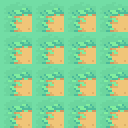

This game map was drawn from its Tiled (.tmx) file and the tilesets committed beside it. A one-line description and the full map source follow:
An orthogonal 4x4 tile map with 32x32 px tiles, 2 tile layers (Ground, TallGrass), 1 hidden layer not drawn and 7 objects (Start, ToOther, Guide, RouteSign, Potion, ...).

<map version="1.10" tiledversion="1.10.2" orientation="orthogonal" renderorder="right-down" width="4" height="4" tilewidth="32" tileheight="32" infinite="0" nextlayerid="11" nextobjectid="8">
 <properties>
  <property name="pa_schema_version" type="int" value="1" />
  <property name="map_id" value="phase2a_test_map" />
  <property name="map_display_name" value="Phase 2A Test Map" />
  <property name="region_id" value="test" />
  <property name="region_name" value="Test Region" />
  <property name="location_id" value="test.phase2a" />
  <property name="location_name" value="Phase 2A" />
  <property name="music_track_id" value="overworld.kanto.route.1" />
  <property name="default_spawn" value="Start" />
 </properties>
 <tileset firstgid="1" name="floors" tilewidth="32" tileheight="32" tilecount="30" columns="5">
  <image source="../../../assets/tilesets/fiver/tiles_env2_floors32.png" width="160" height="192" />
 </tileset>
 <layer id="1" name="Ground" width="4" height="4">
  <data encoding="csv">
1,1,1,1,
1,1,1,1,
1,1,1,1,
1,1,1,1
  </data>
 </layer>
 <layer id="2" name="Collision" width="4" height="4" visible="0">
  <data encoding="csv">
0,0,0,0,
0,0,1,0,
0,0,0,0,
0,0,0,0
  </data>
 </layer>
 <layer id="3" name="TallGrass" width="4" height="4">
  <data encoding="csv">
0,0,0,0,
0,0,0,0,
1,1,0,0,
0,0,0,0
  </data>
 </layer>
 <objectgroup id="4" name="PA_Spawns">
  <object id="1" name="Start" x="32" y="32">
   <properties>
    <property name="spawn_id" value="Start" />
    <property name="facing" value="down" />
   </properties>
   <point />
  </object>
 </objectgroup>
 <objectgroup id="5" name="PA_Warps">
  <object id="2" name="ToOther" x="64" y="0" width="32" height="32">
   <properties>
    <property name="warp_id" value="ToOther" />
    <property name="target_map_id" value="other_test_map" />
    <property name="target_spawn_name" value="FromPhase2A" />
   </properties>
  </object>
 </objectgroup>
 <objectgroup id="6" name="PA_NPCs">
  <object id="3" name="Guide" x="96" y="32">
   <properties>
    <property name="npc_id" value="guide" />
    <property name="npc_definition_id" value="shared_guide" />
    <property name="npc_kind" value="dialogue" />
    <property name="facing" value="left" />
   </properties>
   <point />
  </object>
 </objectgroup>
 <objectgroup id="7" name="PA_Interactables">
  <object id="7" name="RouteSign" x="32" y="96">
   <properties>
    <property name="interactable_id" value="route_sign" />
    <property name="interactable_kind" value="road_sign" />
    <property name="display_name" value="Sign" />
    <property name="dialogue" value="Route 1\nPallet Town - Test City" />
    <property name="blocks_movement" type="bool" value="true" />
   </properties>
   <point />
  </object>
 </objectgroup>
 <objectgroup id="8" name="PA_Items">
  <object id="4" name="Potion" x="0" y="64">
   <properties>
    <property name="item_spawn_id" value="potion_1" />
    <property name="item_id" value="potion" />
    <property name="quantity" type="int" value="1" />
   </properties>
   <point />
  </object>
 </objectgroup>
 <objectgroup id="9" name="PA_EncounterRegions">
  <object id="5" name="GrassEncounter" x="0" y="96" width="64" height="32">
   <properties>
    <property name="encounter_region_id" value="grass_a" />
    <property name="encounter_area_id" value="phase2a_test_grass" />
    <property name="encounter_type" value="grass" />
   </properties>
  </object>
 </objectgroup>
 <objectgroup id="10" name="PA_Triggers">
  <object id="6" name="IntroTrigger" x="96" y="96" width="32" height="32">
   <properties>
    <property name="trigger_id" value="intro" />
    <property name="trigger_kind" value="story" />
    <property name="event_id" value="phase2a_intro" />
    <property name="once" type="bool" value="true" />
   </properties>
  </object>
 </objectgroup>
</map>
